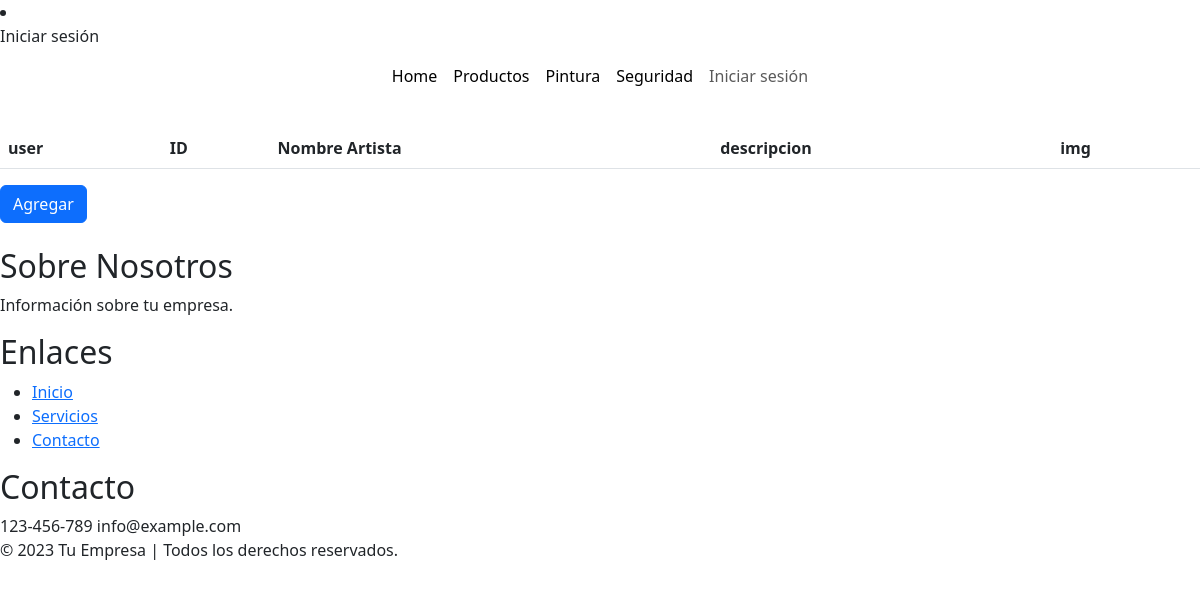
Page /ferremas/cita_list/ on the earlier database version.
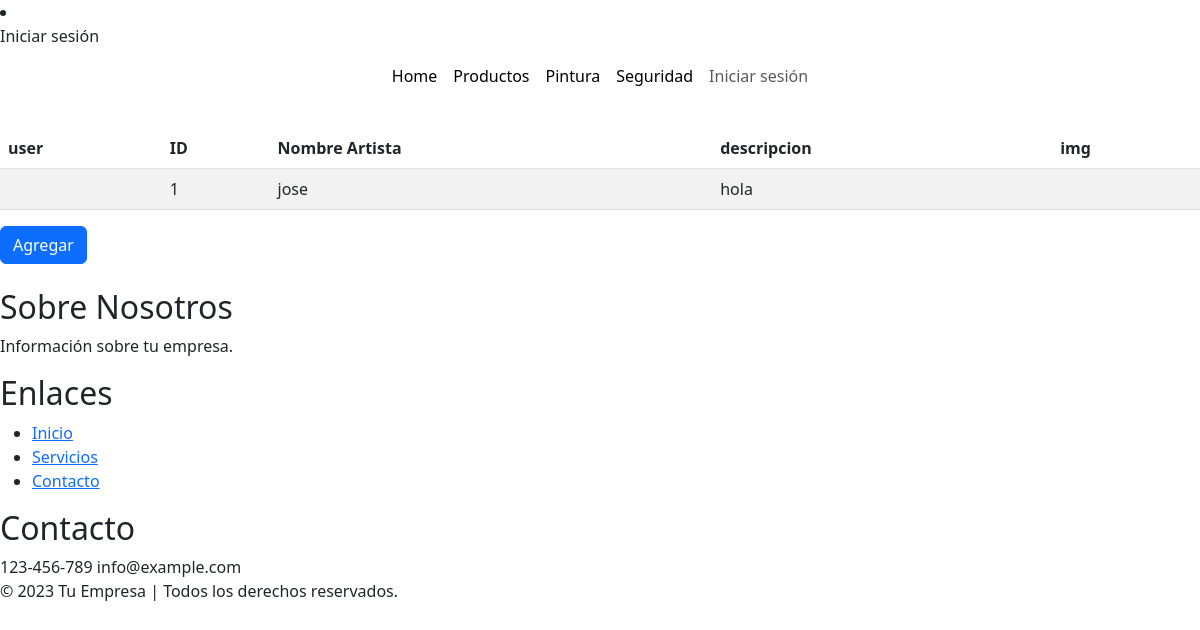
Same page on the later database version.
### ferremas/models.py (models this page shows)
class Usuario(models.Model):
    ID_usuario       =  models.AutoField( primary_key=True, db_column='id')
    nombre_usuario   =  models.CharField(max_length=30, blank=False, null=False)
    descripcion      =  models.CharField(max_length=50, blank=False, null=False)
    img              =  models.FileField(upload_to='img/', null=False, blank=False, verbose_name='img')
    def __str__(self):
        return str(self.ID_usuario)

### ferremas/views.py (the view)
# urls.py: path('cita_list/', views.cita_list, name='cita_list')
def cita_list(request):
    usuarios = Usuario.objects.all()
    print(usuarios)
    return render(request, 'cita_list.html', {'usuarios': usuarios})

### ferremas/templates/cita_list.html (shortened to what this page needs)
{% extends "./base.html" %}
{% block body %}
{% load static %}
<!DOCTYPE html>
<br>
<head>
</head>
<table class="table table-striped" style="background-color: rgb(255, 255, 255);">
    <thead>
      <tr>
        <th>user</th>
        <th>ID</th>
        <th>Nombre Artista</th>
        <th>descripcion</th>
        <th>img</th>
      </tr>
    </thead>
    <tbody>
      {% for usuario in usuarios %}
      <tr>
        <td>{{ usuario.user }}</td>
        <td>{{ usuario.ID_usuario }}</td>
        <td>{{ usuario.nombre_usuario }}</td>
        <td>{{ usuario.descripcion }}</td>
        <td>{{ img }}</td>
         </tr>
      {% endfor %}
    </tbody>
  </table>
   <a href="{% url 'forms'%}" class="btn btn-primary">Agregar</a>
<br></br>
</body>
</html>
{% endblock  %}

### ferremas/templates/base.html (shortened to what this page needs)
<!DOCTYPE html>
<html lang="es">
<head>
   <link href='https://unpkg.com/boxicons@2.1.4/css/boxicons.min.css' rel='stylesheet'>
   <link href="https://cdn.jsdelivr.net/npm/bootstrap@5.3.0-alpha3/dist/css/bootstrap.min.css" rel="stylesheet"
>
   <link rel="stylesheet" href="https://cdn.jsdelivr.net/npm/bootstrap-icons@1.10.4/font/bootstrap-icons.css">
</head>
<div class="nav-right">
  <li class="nav-item">
      <a class="nav-link" href="{% url 'login' %}">Iniciar sesión</a>
  </li>
</div>
<body>
    <header id="header">
        <nav class="navbar navbar-expand-lg navbar-light">
          <div class="container-fluid">
            <div class="menu col-lg-8 col-md-7 collapse navbar-collapse" id="navbarNav">
              <ul class="navbar-nav mx-auto text-center mb-2 mb-lg-0">
                <li class="nav-item">
                  <a class="nav-link active " aria-current="page" href="{% url 'inicio'%}">Home</a>
                </li>
                <li class="nav-item">
                  <a class="nav-link active " aria-current="page" href="{% url 'Productos'%}">Productos</a>
                </li>
                <li class="nav-item">
                  <a class="nav-link active " aria-current="page" href="{% url 'Pintura'%}">Pintura</a>
                </li>
                <li class="nav-item">
                  <a class="nav-link active " aria-current="page" href="{% url 'Seguridad'%}">Seguridad</a>
                </li>
                {% if user.is_authenticated %}
                <div class="navbar-nav ms-auto">
                  <li class="navbar-nav">
                    <a class="nav-link" href="{% url 'logout' %}">Cerrar sesión</a>
                  </li>
                  <li class="navbar-nav">
                    <a class="nav-link">¡Bienvenido, {{ user.username }}!</a>
                  </li>
                  <li class="nav-item">
                    <a class="nav-link" href="{% url 'cita_list' %}">citas</a>
                  </li>
                </div>
              {% else %}
                <div class="navbar-nav ms-auto">
                  <li class="nav-item">
                    <a class="nav-link" href="{% url 'login' %}">Iniciar sesión</a>
                  </li>
                </div>
              {% endif %}
              </ul>
            </div>
          </div>
        </nav>
      </header>
    <main>
        {% block body %}
        {% endblock %}
<div>
    <footer>
        <div class="footer-content">
            <div class="footer-section about">
                <h2>Sobre Nosotros</h2>
                <p>Información sobre tu empresa.</p>
            </div>
            <div class="footer-section links">
                <h2>Enlaces</h2>
                <ul>
                    <li><a href="#">Inicio</a></li>
                    <li><a href="#">Servicios</a></li>
                    <li><a href="#">Contacto</a></li>
                </ul>
            </div>
            <div class="footer-section contact">
                <h2>Contacto</h2>
                <span> 123-456-789</span>
                <span> info@example.com</span>
            </div>
        </div>
        <div class="footer-bottom">
            &copy; 2023 Tu Empresa | Todos los derechos reservados.
        </div>
    </footer>
</div>
</body>
</html>

Differences in the rows shown:
added Usuario: ID_usuario "1", nombre_usuario "jose", descripcion "hola"
